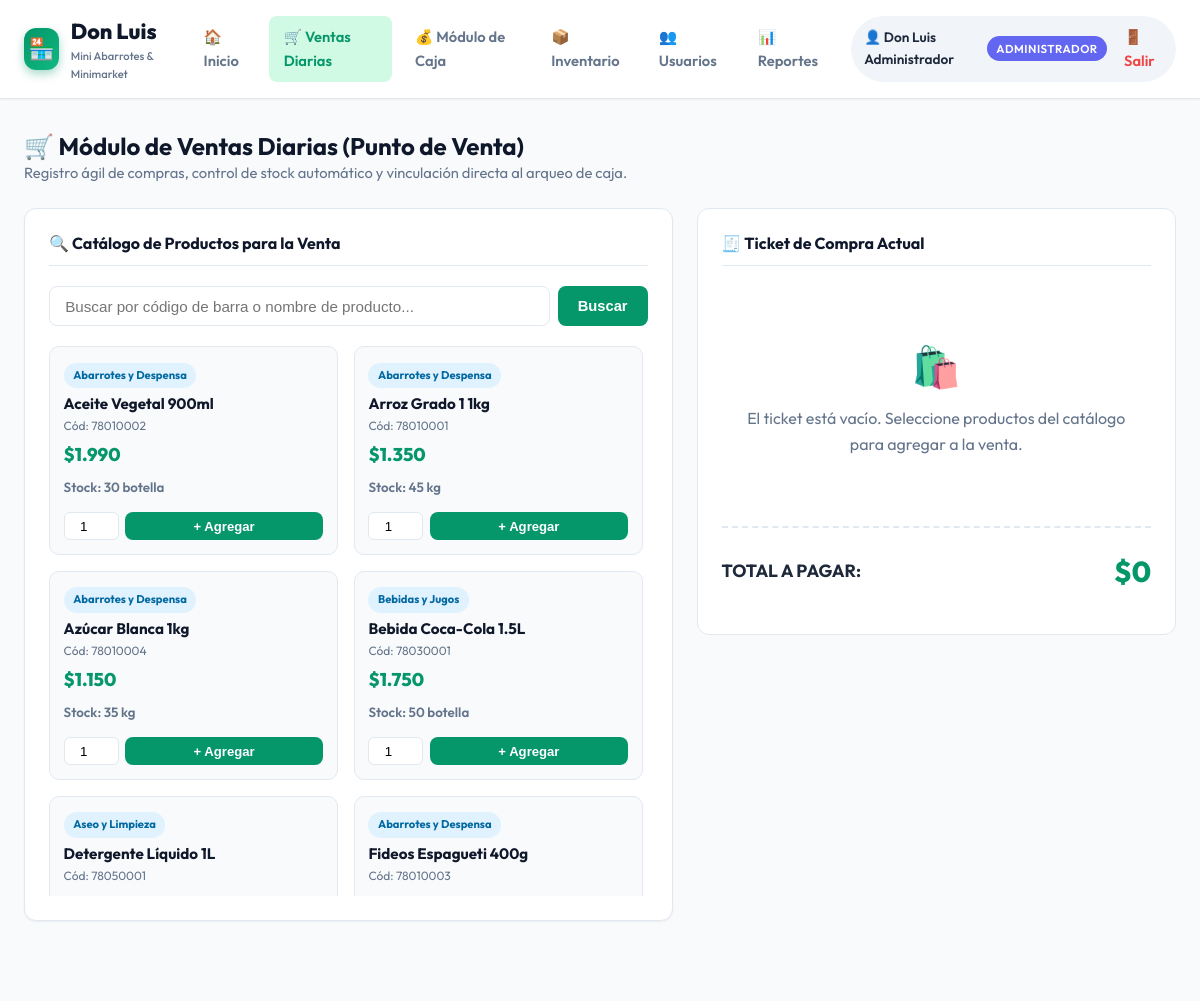
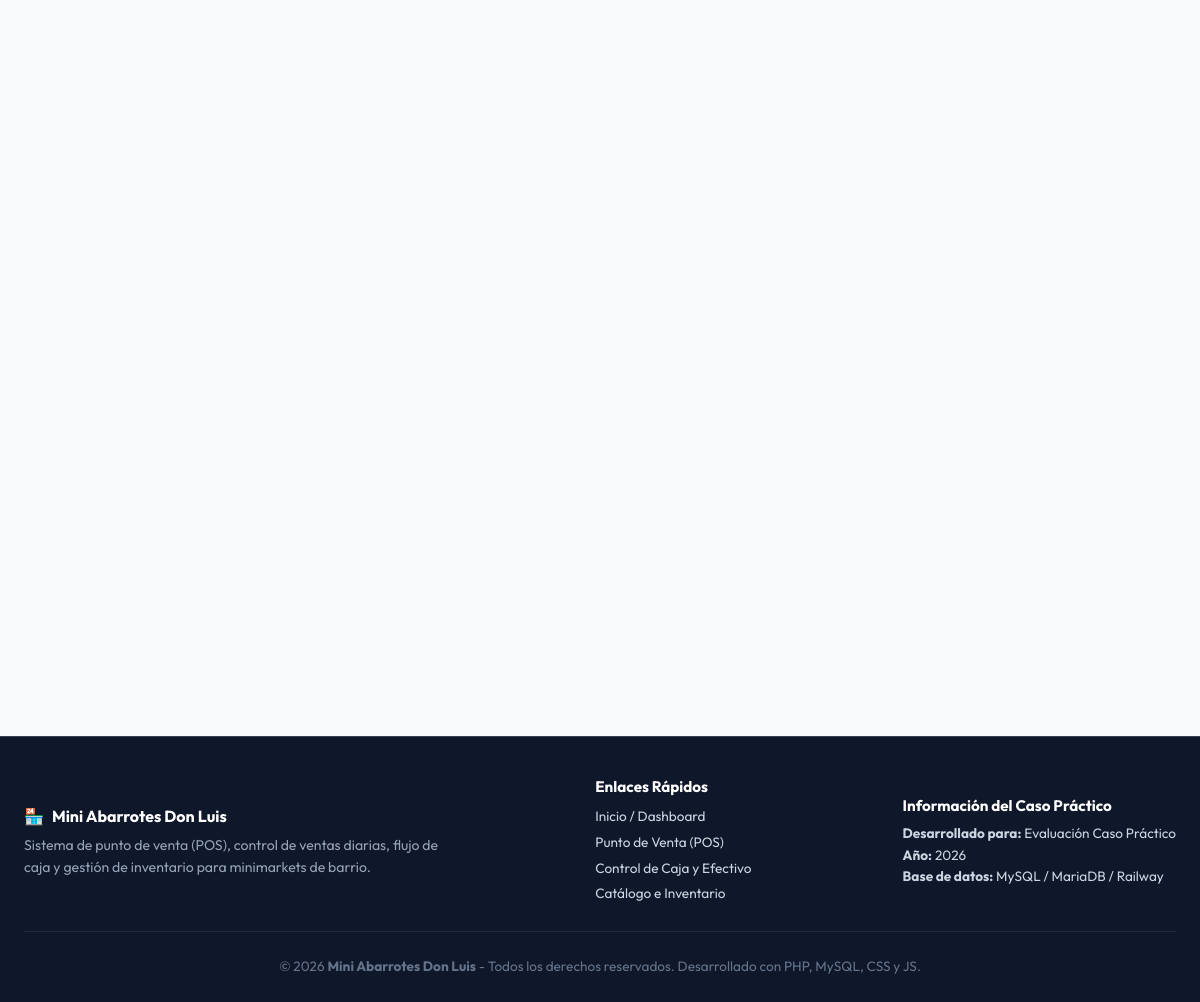
Screenshot of /pages/ventas.php (signed in) with the database file from the repository (2 pictures, top to bottom).
### tables this page shows
CREATE TABLE IF NOT EXISTS `productos` (
  `id` INT AUTO_INCREMENT PRIMARY KEY,
  `codigo_barra` VARCHAR(50) NOT NULL UNIQUE,
  `nombre` VARCHAR(150) NOT NULL,
  `categoria_id` INT NULL,
  `precio_compra` DECIMAL(10,2) NOT NULL DEFAULT 0.00,
  `precio_venta` DECIMAL(10,2) NOT NULL DEFAULT 0.00,
  `stock` INT NOT NULL DEFAULT 0,
  `stock_minimo` INT NOT NULL DEFAULT 5,
  `unidad` VARCHAR(20) DEFAULT 'unidad',
  `imagen` VARCHAR(255) DEFAULT 'producto_default.png',
  `creado_en` TIMESTAMP DEFAULT CURRENT_TIMESTAMP,
  FOREIGN KEY (`categoria_id`) REFERENCES `categorias`(`id`) ON DELETE SET NULL
);

CREATE TABLE IF NOT EXISTS `categorias` (
  `id` INT AUTO_INCREMENT PRIMARY KEY,
  `nombre` VARCHAR(80) NOT NULL,
  `descripcion` VARCHAR(255) NULL
);

### db/conexion.php (called while the page is built, shortened)
<?php
function sanitizar($data) {
    return htmlspecialchars(trim($data), ENT_QUOTES, 'UTF-8');
}
function formatoMoneda($valor) {
    return '$' . number_format((float)$valor, 0, ',', '.');
}

### pages/ventas.php (the view, shortened to what this page needs)
<?php
require_once __DIR__ . '/../db/conexion.php';
$busqueda = sanitizar($_GET['q'] ?? '');
if (!empty($busqueda)) {
    $stmt_art = $pdo->prepare("SELECT p.*, c.nombre as categoria FROM productos p LEFT JOIN categorias c ON p.categoria_id = c.id WHERE (p.nombre LIKE ? OR p.codigo_barra LIKE ?) AND p.stock > 0 ORDER BY p.nombre ASC LIMIT 16");
    $stmt_art->execute(["%$busqueda%", "%$busqueda%"]);
} else {
    $stmt_art = $pdo->query("SELECT p.*, c.nombre as categoria FROM productos p LEFT JOIN categorias c ON p.categoria_id = c.id WHERE p.stock > 0 ORDER BY p.nombre ASC LIMIT 16");
}
$catalogo_productos = $stmt_art->fetchAll();
$total_carrito = 0;
require_once __DIR__ . '/../includes/header.php';
?>
<div style="display:flex; justify-content:space-between; align-items:center; margin-bottom:1.5rem; flex-wrap:wrap; gap:1rem;">
  <div>
    <h2>🛒 Módulo de Ventas Diarias (Punto de Venta)</h2>
    <p style="color:var(--text-muted); font-size:0.92rem;">
      Registro ágil de compras, control de stock automático y vinculación directa al arqueo de caja.
    </p>
  </div>
</div>
<div class="grid-cols-2" style="grid-template-columns: 1.15fr 0.85fr; align-items: flex-start;">
  <div class="card">
    <div class="card-header">
      <h4>🔍 Catálogo de Productos para la Venta</h4>
    </div>
    <form action="" method="GET" style="display:flex; gap:0.5rem; margin-bottom:1.25rem;">
      <input type="text" name="q" class="form-control" placeholder="Buscar por código de barra o nombre de producto..." value="<?php echo htmlspecialchars($busqueda); ?>">
      <button type="submit" class="btn btn-primary">Buscar</button>
    </form>
    <div style="display:grid; grid-template-columns:repeat(auto-fill, minmax(200px, 1fr)); gap:1rem; max-height:550px; overflow-y:auto; padding-right:5px;">
      <?php if (!empty($catalogo_productos)): ?>
        <?php foreach ($catalogo_productos as $p): ?>
          <div style="background:#f8fafc; border:1px solid var(--border); border-radius:10px; padding:0.85rem; display:flex; flex-direction:column; justify-content:space-between; transition:var(--transition);" onmouseover="this.style.borderColor='var(--primary)'" onmouseout="this.style.borderColor='var(--border)'">
            <div>
              <span class="badge badge-info" style="font-size:0.7rem;"><?php echo htmlspecialchars($p['categoria'] ?? 'General'); ?></span>
              <h5 style="margin:0.4rem 0 0.2rem 0; font-size:0.95rem; line-height:1.2;"><?php echo htmlspecialchars($p['nombre']); ?></h5>
              <small style="color:var(--text-muted); display:block; font-size:0.75rem;">Cód: <?php echo htmlspecialchars($p['codigo_barra']); ?></small>
              <div style="font-size:1.15rem; font-weight:800; color:var(--primary); margin:0.3rem 0;">
                <?php echo formatoMoneda($p['precio_venta']); ?>
              </div>
              <small style="color:<?php echo $p['stock'] <= $p['stock_minimo'] ? 'var(--danger)' : 'var(--text-muted)'; ?>; font-weight:600;">
                Stock: <?php echo $p['stock']; ?> <?php echo $p['unidad']; ?>
              </small>
            </div>
            <form action="" method="POST" style="margin-top:0.75rem; display:flex; gap:0.4rem;">
              <input type="number" name="cantidad" value="1" min="1" max="<?php echo $p['stock']; ?>" style="width:55px; padding:0.35rem; border:1px solid var(--border); border-radius:6px; text-align:center;">
              <button type="submit" class="btn btn-primary btn-sm" style="flex:1;">+ Agregar</button>
            </form>
          </div>
        <?php endforeach; ?>
      <?php else: ?>
        <p style="grid-column:1/-1; text-align:center; color:var(--text-muted); padding:2rem;">
          No se encontraron productos disponibles con ese criterio.
        </p>
      <?php endif; ?>
    </div>
  </div>
  <div class="card" style="box-shadow:var(--shadow-md);">
    <div class="card-header">
      <h4>🧾 Ticket de Compra Actual</h4>
    </div>
    <div style="min-height: 220px; max-height: 280px; overflow-y: auto; margin-bottom: 1.25rem;">
      <?php if (!empty($_SESSION['carrito'])): ?>
        <table class="custom-table" style="font-size:0.85rem;">
          <thead>
            <tr>
              <th>Prod</th>
              <th>Cant</th>
              <th>P.Unit</th>
              <th>Total</th>
              <th></th>
            </tr>
          </thead>
          <tbody>
            <?php foreach ($_SESSION['carrito'] as $it): ?>
              <tr>
                <td><strong><?php echo htmlspecialchars($it['nombre']); ?></strong></td>
                <td><?php echo $it['cantidad']; ?></td>
                <td><?php echo formatoMoneda($it['precio']); ?></td>
                <td style="font-weight:700;"><?php echo formatoMoneda($it['subtotal']); ?></td>
                <td>
                  <a href="<?php echo BASE_URL; ?>pages/ventas.php?quitar=<?php echo $it['id']; ?>" style="color:var(--danger); font-weight:bold;">&times;</a>
                </td>
              </tr>
            <?php endforeach; ?>
          </tbody>
        </table>
      <?php else: ?>
        <div style="text-align:center; padding:3rem 1rem; color:var(--text-muted);">
          <div style="font-size:2.5rem; margin-bottom:0.5rem;">🛍️</div>
          <p>El ticket está vacío. Seleccione productos del catálogo para agregar a la venta.</p>
        </div>
      <?php endif; ?>
    </div>
    <div style="border-top:2px dashed var(--border); padding-top:1.25rem;">
      <div style="display:flex; justify-content:space-between; align-items:center; margin-bottom:1rem;">
        <span style="font-size:1.1rem; font-weight:700;">TOTAL A PAGAR:</span>
        <span style="font-size:1.8rem; font-weight:800; color:var(--primary);"><?php echo formatoMoneda($total_carrito); ?></span>
      </div>
    </div>
  </div>
</div>
<?php require_once __DIR__ . '/../includes/footer.php'; ?>

### css/styles.css (style rules this page uses)
:root { --primary: #059669; --primary-hover: #047857; --primary-light: #d1fae5; --secondary: #d97706; --secondary-hover: #b45309; --dark: #0f172a; --dark-surface: #1e293b; --gray-bg: #f8fafc; --card-bg: #ffffff; --border: #e2e8f0; --text-main: #1e293b; --text-muted: #64748b; --danger: #ef4444; --danger-light: #fee2e2; --success: #10b981; --info: #3b82f6; --warning: #f59e0b; --radius-sm: 8px; --radius-md: 12px; --radius-lg: 16px; --shadow-sm: 0 1px 2px 0 rgb(0 0 0 / 0.05); --shadow: 0 4px 6px -1px rgb(0 0 0 / 0.1), 0 2px 4px -2px rgb(0 0 0 / 0.1); --shadow-lg: 0 10px 15px -3px rgb(0 0 0 / 0.1), 0 4px 6px -4px rgb(0 0 0 / 0.1); --transition: all 0.25s cubic-bezier(0.4, 0, 0.2, 1); }
* { box-sizing: border-box; margin: 0; padding: 0; }
body { font-family: 'Outfit', 'Inter', -apple-system, BlinkMacSystemFont, "Segoe UI", Roboto, sans-serif; background-color: var(--gray-bg); color: var(--text-main); line-height: 1.6; min-height: 100vh; display: flex; flex-direction: column; }
h1, h2, h3, h4, h5, h6 { color: var(--dark); font-weight: 700; line-height: 1.25; }
.card { background: var(--card-bg); border-radius: var(--radius-md); border: 1px solid var(--border); box-shadow: var(--shadow-sm); padding: 1.5rem; transition: var(--transition); }
.card-header { display: flex; align-items: center; justify-content: space-between; margin-bottom: 1.25rem; padding-bottom: 0.75rem; border-bottom: 1px solid var(--border); }
.btn { display: inline-flex; align-items: center; justify-content: center; gap: 0.5rem; padding: 0.65rem 1.25rem; font-size: 0.92rem; font-weight: 600; border-radius: var(--radius-sm); border: none; cursor: pointer; transition: var(--transition); text-decoration: none; }
.btn-primary { background: var(--primary); color: white; }
.btn-sm { padding: 0.35rem 0.75rem; font-size: 0.82rem; }
.form-control, .form-select { width: 100%; padding: 0.65rem 0.95rem; font-size: 0.95rem; border: 1.5px solid var(--border); border-radius: var(--radius-sm); background-color: #ffffff; color: var(--text-main); outline: none; transition: var(--transition); }
.badge { display: inline-block; padding: 0.25rem 0.6rem; font-size: 0.75rem; font-weight: 700; border-radius: 9999px; }
.badge-info { background: #e0f2fe; color: #0369a1; }
.grid-cols-2 { display: grid; grid-template-columns: repeat(auto-fit, minmax(360px, 1fr)); gap: 1.5rem; }

### rows the page displays
productos: categoria.nombre "Abarrotes y Despensa", nombre "Aceite Vegetal 900ml", codigo_barra "78010002", precio_venta "$1.990", stock "30", unidad "botella"
productos: categoria.nombre "Abarrotes y Despensa", nombre "Arroz Grado 1 1kg", codigo_barra "78010001", precio_venta "$1.350", stock "45", unidad "kg"
productos: categoria.nombre "Abarrotes y Despensa", nombre "Azúcar Blanca 1kg", codigo_barra "78010004", precio_venta "$1.150", stock "35", unidad "kg"
productos: categoria.nombre "Bebidas y Jugos", nombre "Bebida Coca-Cola 1.5L", codigo_barra "78030001", precio_venta "$1.750", stock "50", unidad "botella"
productos: categoria.nombre "Aseo y Limpieza", nombre "Detergente Líquido 1L", codigo_barra "78050001"
productos: categoria.nombre "Abarrotes y Despensa", nombre "Fideos Espagueti 400g", codigo_barra "78010003"

### other values shown
$_SESSION['usuario_nombre'] "Don Luis Administrador"
$_SESSION['rol'] "ADMINISTRADOR"
formatoMoneda($total_carrito) "$0"
